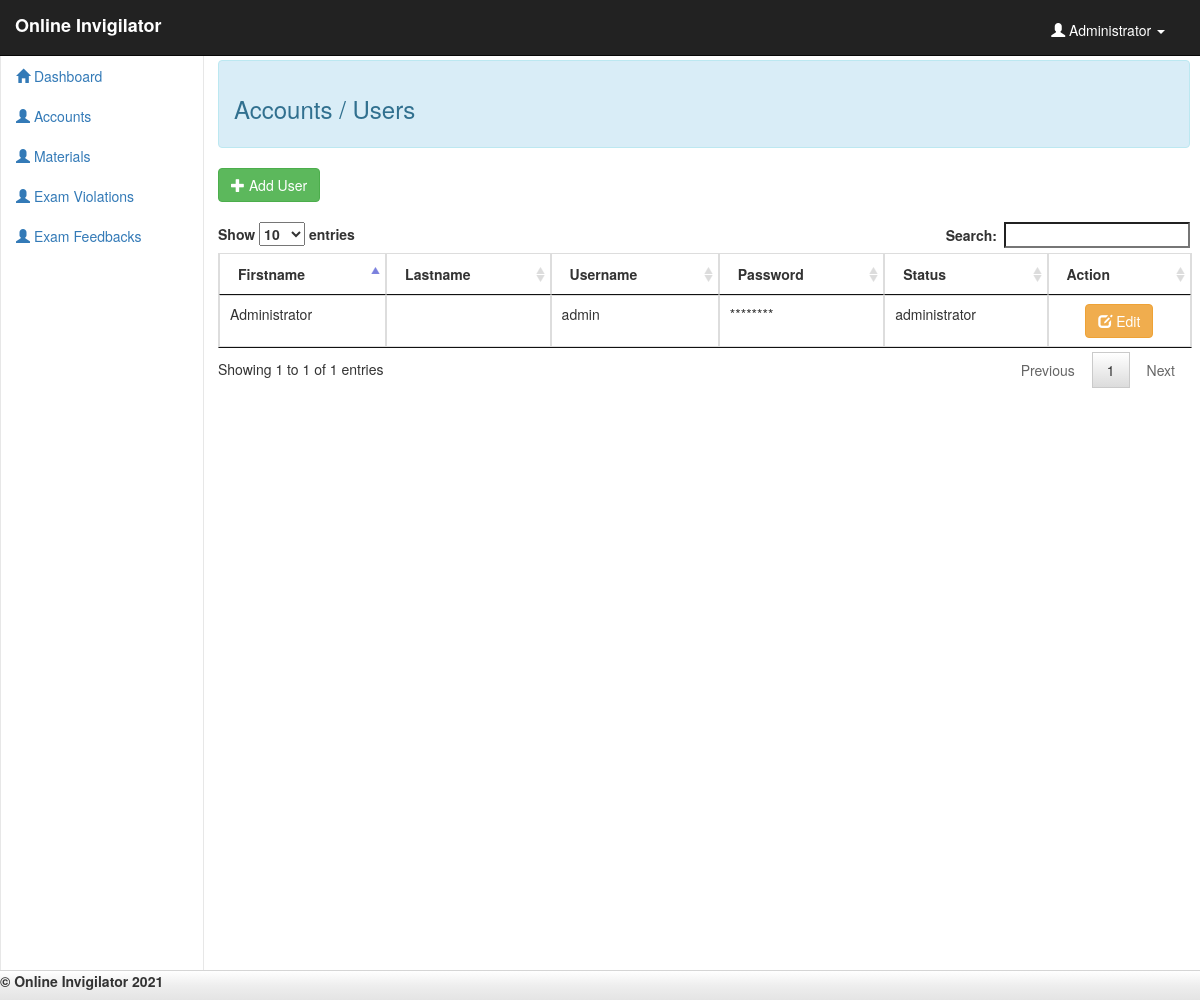
The page /admin/user.php (signed in) on the database its author committed.
### tables this page shows
CREATE TABLE `user` (
  `user_id` int(11) NOT NULL,
  `firstname` varchar(50) NOT NULL,
  `lastname` varchar(50) NOT NULL,
  `username` varchar(20) NOT NULL,
  `password` varchar(50) NOT NULL,
  `status` varchar(20) NOT NULL
);

### admin/user.php (the view, shortened to what this page needs)
<!DOCTYPE html>
<?php
	require_once 'conn.php'
?>
<html lang = "en">
	<head>
		<link rel = "stylesheet" type = "text/css" href = "css/bootstrap.css" />
		<link rel = "stylesheet" type = "text/css" href = "css/jquery.dataTables.css" />
		<link rel = "stylesheet" type = "text/css" href = "css/style.css" />
	</head>
<body>
	<nav class="navbar navbar-default navbar-fixed-top navbar-inverse">
		<div class="container-fluid">
			<label class="navbar-brand">Online Invigilator</label>
			<?php
				$query = mysqli_query($conn, "SELECT * FROM `user` WHERE `user_id` = '$_SESSION[user]'") or die(mysqli_error());
				$fetch = mysqli_fetch_array($query);
			?>
			<ul class="nav navbar-right">
				<li class="dropdown">
					<a class="user dropdown-toggle" data-toggle = "dropdown" href = "#">
						<span class="glyphicon glyphicon-user"></span>
						<?php
							echo $fetch['firstname']." ".$fetch['lastname'];
						?>
						<b class="caret"></b>
					</a>
				</li>
			</ul>
		</div>
	</nav>
	<?php include 'sidebar.php'?>
	<div id = "content">
		<br /><br /><br />
		<div class="alert alert-info"><h3>Accounts / Users</h3></div>
		<button class="btn btn-success" data-toggle="modal" data-target="#form_modal"><span class="glyphicon glyphicon-plus"></span> Add User</button>
		<br /><br />
		<table id = "table" class="table table-bordered">
			<thead>
				<tr>
					<th>Firstname</th>
					<th>Lastname</th>
					<th>Username</th>
					<th>Password</th>
					<th>Status</th>
					<th>Action</th>
				</tr>
			</thead>
			<tbody>
				<?php
					$query = mysqli_query($conn, "SELECT * FROM `user`") or die(mysqli_error());
					while($fetch = mysqli_fetch_array($query)){
				?>
				<?php
					if($fetch['status'] != "administrator" || $_SESSION['status'] == $fetch['status']){
				?>
					<tr class="del_user<?php echo $fetch['user_id']?>">
						<td><?php echo $fetch['firstname']?></td>
						<td><?php echo $fetch['lastname']?></td>
						<td><?php echo $fetch['username']?></td>
						<td>********</td>
						<td><?php echo $fetch['status']?></td>
						<td><center><button class="btn btn-warning" data-toggle="modal" data-target="#edit_modal<?php echo $fetch['user_id']?>"><span class="glyphicon glyphicon-edit"></span> Edit</button>
					</tr>
				<?php
					}
				?>
				<?php
					}
				?>
			</tbody>
		</table>
	</div>
	<div id = "footer">
		<label class = "footer-title">&copy; Online Invigilator <?php echo date("Y", strtotime("+8 HOURS"))?></label>
	</div>
</body>
</html>

### admin/css/style.css (style rules this page uses)
#footer { height:30px; width:100%; background-image: linear-gradient(#FFF, #EEE 50%, #E4E4E4); background-repeat: no-repeat; filter: none; border: 1px solid #D5D5D5; position: fixed; right: 0; left: 0; z-index: 1030; bottom: 0; border-width: 1px 0 0; }
.user { color:#fff; margin-top:10px; margin-right:20px; }
#content { float:right; width:81%; margin-right:10px; height:1000px; }

### rows shown on the page
user: firstname "Administrator", username "admin", status "administrator"
